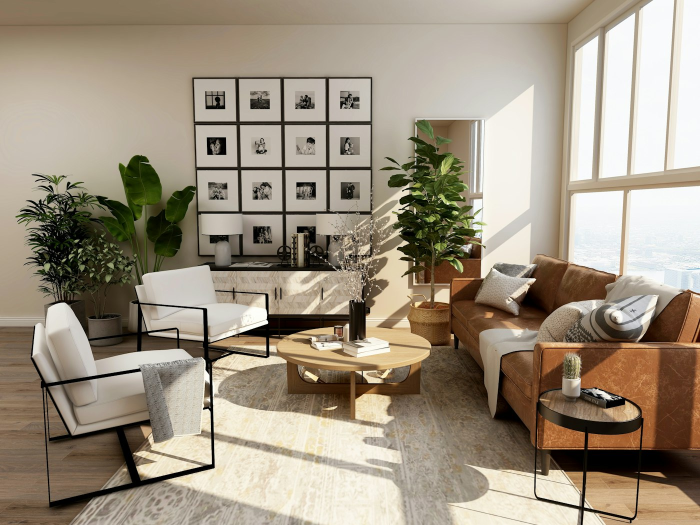
#> input picture assets/img/hem.jpg, 1400 x 1050 px (shown at 1/2 size)
$ python optimize_images.py
#> lines starting #> are read from the running program, lines starting #| are printed output that depends on the picture
#!/usr/bin/env python3
"""Skapar optimerade WebP-versioner av bilderna i assets/img.

Kör från projektroten:  python3 tools/optimize_images.py
Varje källbild sparas som <namn>-<bredd>.webp i de bredder som anges nedan.
"""
from pathlib import Path
from PIL import Image

ROOT = Path(__file__).resolve().parent.parent
IMG = ROOT / "assets" / "img"

# källfil -> bredder (px)
JOBS = {
    "hem.jpg": [480, 800, 1200, 1400],
    "stor.jpg": [480, 800, 1200, 1400],
    "flytt.jpg": [480, 800, 1200, 1400],
    "kontor.jpg": [480, 800, 1200, 1400],
    "tradgard.jpg": [480, 800, 1200, 1400],
    "hero-fonster-poster.jpg": [480, 800, 1280],
    "hero-torka-poster.jpg": [1280],
    "logo.png": [300],
    "logo-light.png": [300],
    "guldsigill-2024.png": [440],
}


def main():
    for name, widths in JOBS.items():
        src = Image.open(IMG / name)
#> src is the input picture: PIL image 1400x1050 RGB; mean R, G, B 158.1, 146.2, 128.3
        stem = Path(name).stem
        for w in widths:
            im = src.copy()
            if im.width > w:
                im = im.resize((w, round(im.height * w / im.width)), Image.LANCZOS)
            out = IMG / f"{stem}-{w}.webp"
            lossless = im.mode == "RGBA"
            im.save(out, "WEBP", quality=74, method=6, lossless=False, alpha_quality=90) if lossless else im.convert("RGB").save(out, "WEBP", quality=72, method=6)
            print(out.relative_to(ROOT), im.size, out.stat().st_size // 1024, "KB")
#> this loop made 4 passes
#> pass 1, in main, `im = im.resize((w, round(im.height * w / im.width)), Image.LANCZOS)`:
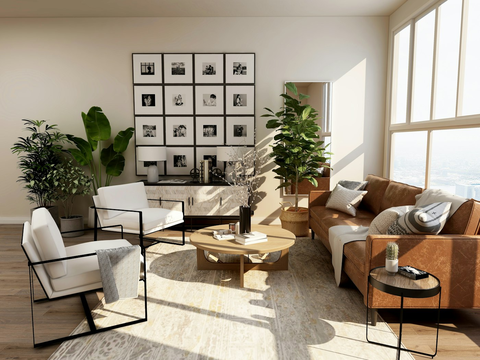
#> im: PIL image 480x360 RGB; mean R, G, B 158.1, 146.2, 128.3
#> pass 2, in main, `im = im.resize((w, round(im.height * w / im.width)), Image.LANCZOS)`:
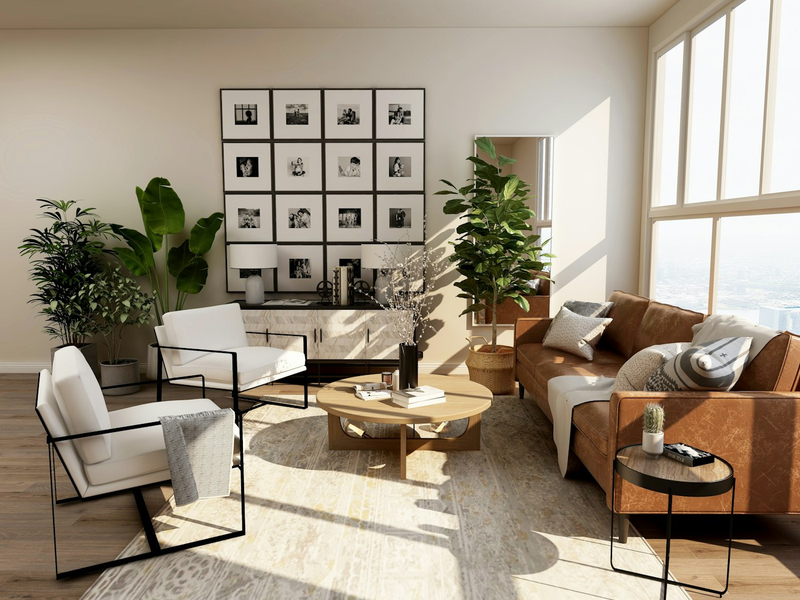
#> im: PIL image 800x600 RGB; mean R, G, B 158.1, 146.2, 128.3
#> pass 3, in main, `im = im.resize((w, round(im.height * w / im.width)), Image.LANCZOS)`:
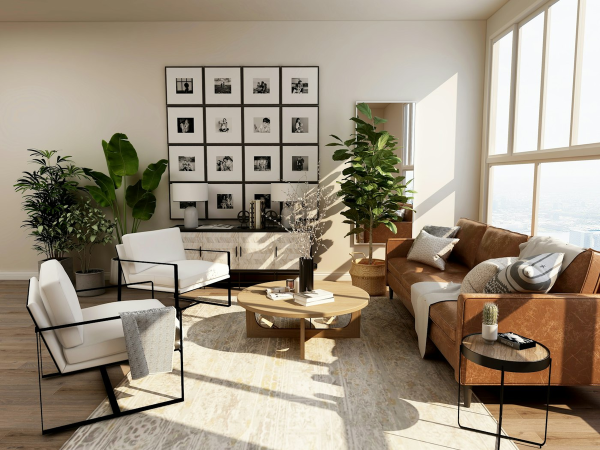
#> im: PIL image 1200x900 RGB (shown at 1/2 size); mean R, G, B 158.1, 146.2, 128.3
#> pass 2 of the loop in main, `for name, widths in JOBS.items():`:
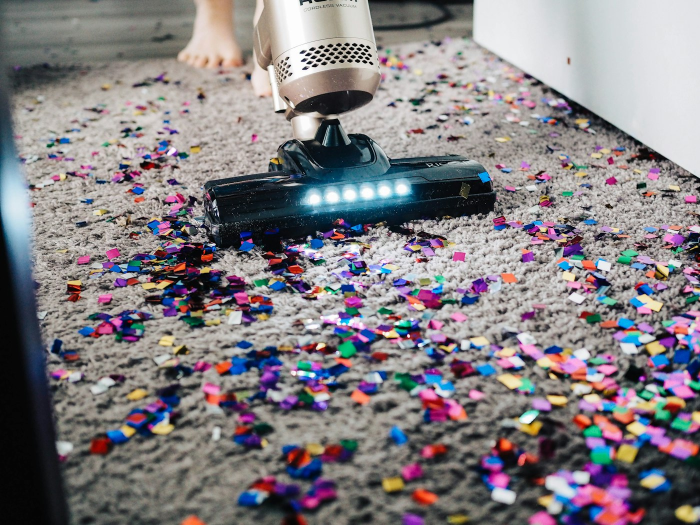
#> input picture assets/img/stor.jpg, 1400 x 1050 px (shown at 1/2 size)
#> in main, src is the input picture: PIL image 1400x1050 RGB; mean R, G, B 131.2, 125.9, 130
#> the loop in main, `for w in widths:` made 4 passes
#| assets/img/stor-480.webp (480, 360) 39 KB
#| assets/img/stor-800.webp (800, 600) 79 KB
#| assets/img/stor-1200.webp (1200, 900) 136 KB
#| assets/img/stor-1400.webp (1400, 1050) 169 KB
#> pass 1, in main, `im = im.resize((w, round(im.height * w / im.width)), Image.LANCZOS)`:
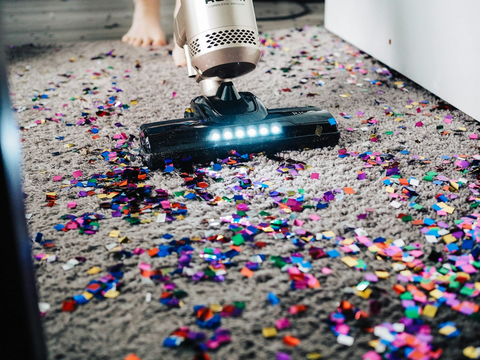
#> im: PIL image 480x360 RGB; mean R, G, B 131.2, 125.9, 130
#> pass 3, in main, `im = im.resize((w, round(im.height * w / im.width)), Image.LANCZOS)`:
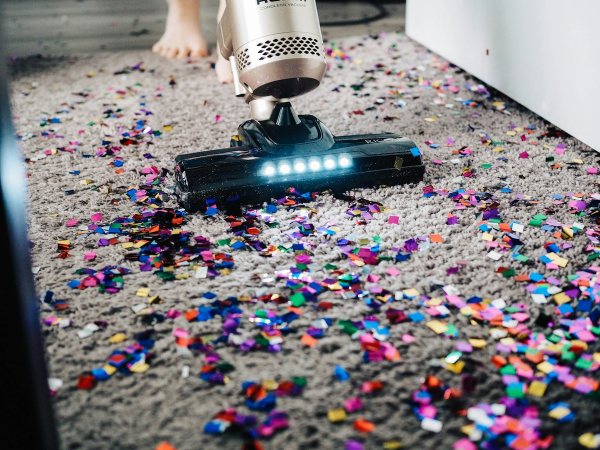
#> im: PIL image 1200x900 RGB (shown at 1/2 size); mean R, G, B 131.2, 125.9, 130
#> pass 3 of the loop in main, `for name, widths in JOBS.items():`:
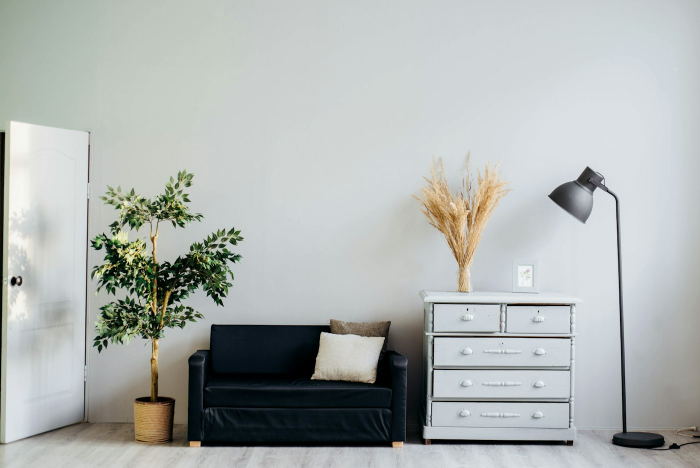
#> input picture assets/img/flytt.jpg, 1400 x 935 px (shown at 1/2 size)
#> in main, src is the input picture: PIL image 1400x935 RGB; mean R, G, B 174.3, 178.7, 176.5
#> the loop in main, `for w in widths:` made 4 passes
#| assets/img/flytt-480.webp (480, 321) 9 KB
#| assets/img/flytt-800.webp (800, 534) 19 KB
#| assets/img/flytt-1200.webp (1200, 801) 35 KB
#| assets/img/flytt-1400.webp (1400, 935) 44 KB
#> pass 1, in main, `im = im.resize((w, round(im.height * w / im.width)), Image.LANCZOS)`:
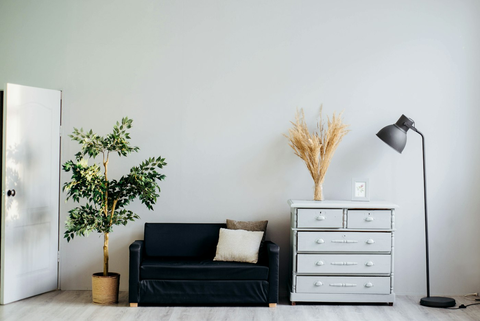
#> im: PIL image 480x321 RGB; mean R, G, B 174.3, 178.7, 176.5
#> pass 2, in main, `im = im.resize((w, round(im.height * w / im.width)), Image.LANCZOS)`:
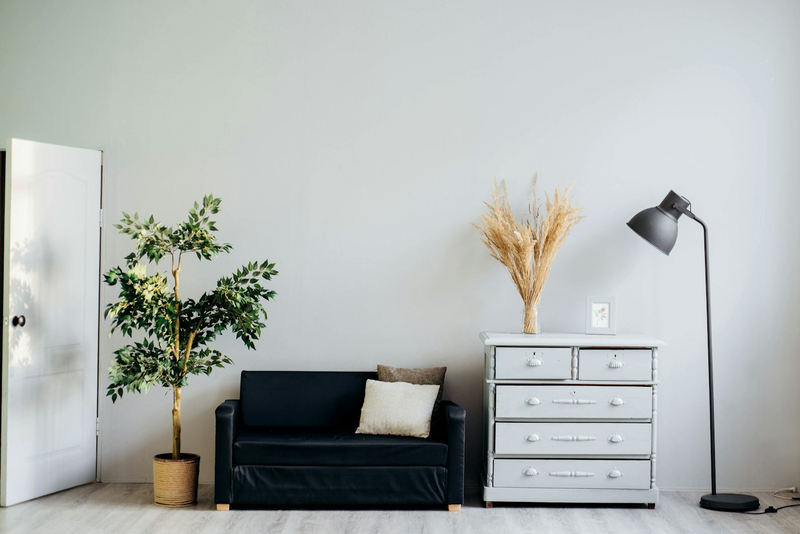
#> im: PIL image 800x534 RGB; mean R, G, B 174.3, 178.7, 176.5
#> the loop made 7 passes; the first 3 are shown


if __name__ == "__main__":
#> (the run stopped early here; a loop or call above may not have finished)
